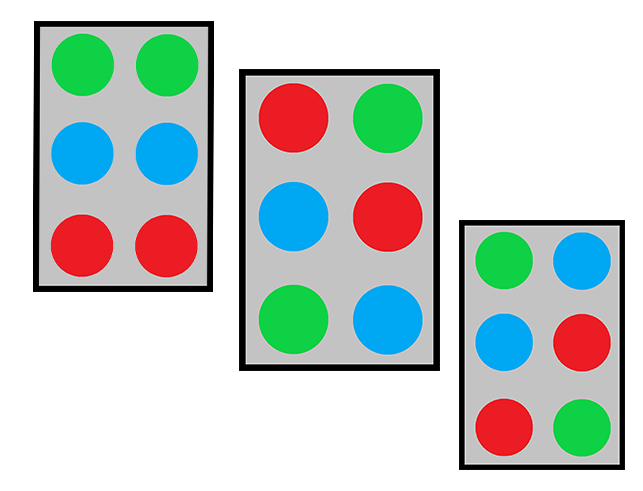
#> input picture test1.png, 643 x 491 px
$ python sdsd.py
#> lines starting #> are read from the running program, lines starting #| are printed output that depends on the picture; after the words box and inside, x2 and y2 are one past the last pixel; in counts of white or black regions, pixels touching at a corner belong together
import cv2
import numpy as np

def nothing(x):
    pass

img=cv2.imread('test1.png')
#> img is the input picture: shape (491, 643, 3); mean B, G, R 202.5, 205.9, 196.7
cv2.namedWindow("TB Hijau")
cv2.createTrackbar("L-H","TB Hijau",0,180,nothing)
cv2.createTrackbar("L-S","TB Hijau",0,255,nothing)
cv2.createTrackbar("L-V","TB Hijau",0,255,nothing)
cv2.createTrackbar("U-H","TB Hijau",180,180,nothing)
cv2.createTrackbar("U-S","TB Hijau",255,255,nothing)
cv2.createTrackbar("U-V","TB Hijau",255,255,nothing)
cv2.namedWindow("TB Merah")
cv2.createTrackbar("L-H","TB Merah",0,180,nothing)
cv2.createTrackbar("L-S","TB Merah",0,255,nothing)
cv2.createTrackbar("L-V","TB Merah",0,255,nothing)
cv2.createTrackbar("U-H","TB Merah",180,180,nothing)
cv2.createTrackbar("U-S","TB Merah",255,255,nothing)
cv2.createTrackbar("U-V","TB Merah",255,255,nothing)
cv2.namedWindow("TB Biru")
cv2.createTrackbar("L-H","TB Biru",0,180,nothing)
cv2.createTrackbar("L-S","TB Biru",0,255,nothing)
cv2.createTrackbar("L-V","TB Biru",0,255,nothing)
cv2.createTrackbar("U-H","TB Biru",180,180,nothing)
cv2.createTrackbar("U-S","TB Biru",255,255,nothing)
cv2.createTrackbar("U-V","TB Biru",255,255,nothing)
while True:
    hsv=cv2.cvtColor(img,cv2.COLOR_BGR2HSV)
#> hsv: shape (491, 643, 3); mean H, S, V 22.6, 43.6, 223.1
    l_hH=cv2.getTrackbarPos("L-H","TB Hijau")
    l_sH=cv2.getTrackbarPos("L-S","TB Hijau")
    l_vH=cv2.getTrackbarPos("L-V","TB Hijau")
    u_hH=cv2.getTrackbarPos("U-H","TB Hijau")
    u_sH=cv2.getTrackbarPos("U-S","TB Hijau")
    u_vH=cv2.getTrackbarPos("U-V","TB Hijau")
    lowerHijau=np.array([l_hH,l_sH,l_vH])
    upperHijau=np.array([u_hH,u_sH,u_vH])
    maskhijau=cv2.inRange(hsv,lowerHijau,upperHijau)
#> maskhijau: shape (491, 643); every value is 255
    cv2.imshow("Mask Hijau",maskhijau)
    kernal = np.ones((25,25),"uint8")
    contours= cv2.findContours(maskhijau, cv2.RETR_EXTERNAL, cv2.CHAIN_APPROX_SIMPLE)[-2]
#> contours = [[[0, 0], [0, 490], [642, 490], [642, 0]]]
    resultImg=(img).copy()
    contour=[]
    for i in range(len(contours)):
        cnt=contours[i]
        (x,y),radius=cv2.minEnclosingCircle(cnt)
        center=(int(x),int(y))
        resultImg=cv2.circle(resultImg,center,int(radius),(255,0,0),3)
        cv2.putText(resultImg,"Hijau",(center),cv2.FONT_HERSHEY_SIMPLEX, 0.7, (255,0,0))
#> this loop made 1 pass
#> (cnt, x, y, radius) on pass 1: ([[0, 0], [0, 490], [642, 490], [642, 0]], 321, 245, 403.8)
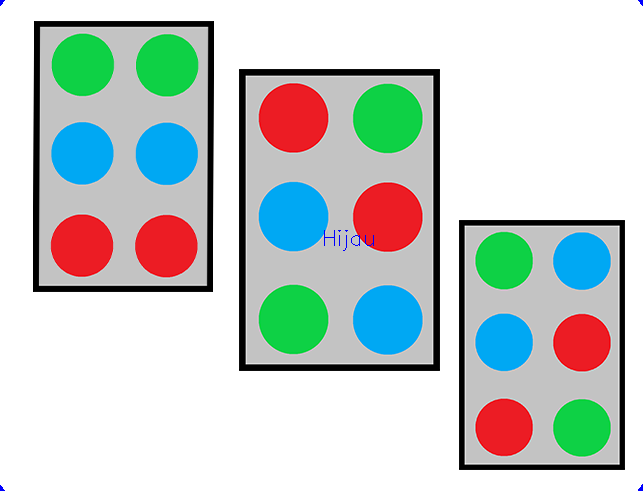
#> resultImg: shape (491, 643, 3); mean B, G, R 202.5, 205.7, 196.6
    ##Warna Merah
    l_hM=cv2.getTrackbarPos("L-H","TB Merah")
#> l_hM = 0
    l_sM=cv2.getTrackbarPos("L-S","TB Merah")
#> l_sM = 0
    l_vM=cv2.getTrackbarPos("L-V","TB Merah")
#> l_vM = 0
    u_hM=cv2.getTrackbarPos("U-H","TB Merah")
#> u_hM = 180
    u_sM=cv2.getTrackbarPos("U-S","TB Merah")
#> u_sM = 255
    u_vM=cv2.getTrackbarPos("U-V","TB Merah")
#> u_vM = 255
    lowerMerah=np.array([l_hM,l_sM,l_vM])
#> lowerMerah = [0, 0, 0]
    upperMerah=np.array([u_hM,u_sM,u_vM])
#> upperMerah = [180, 255, 255]
    maskMerah=cv2.inRange(hsv,lowerMerah,upperMerah)
    cv2.imshow("Mask Merah",maskMerah)
    contours= cv2.findContours(maskMerah, cv2.RETR_EXTERNAL, cv2.CHAIN_APPROX_SIMPLE)[-2]
    resultImg1=(resultImg).copy()
    contour=[]
    for i in range(len(contours)):
        cnt=contours[i]
        (x,y),radius=cv2.minEnclosingCircle(cnt)
        center=(int(x),int(y))
        resultImg1=cv2.circle(resultImg1,center,int(radius),(255,0,0),3)
        cv2.putText(resultImg1,"Merah",(center),cv2.FONT_HERSHEY_SIMPLEX, 0.7, (255,0,0))
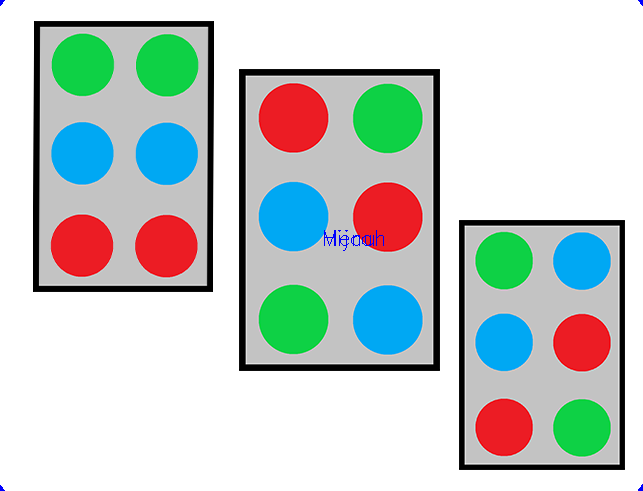
#> resultImg1: shape (491, 643, 3); 0.04% of pixels changed, all inside (x1, y1, x2, y2) = (325, 230, 384, 246)
    #cv2.imshow("image full",resultImg1)
    l_hB=cv2.getTrackbarPos("L-H","TB Biru")
#> l_hB = 0
    l_sB=cv2.getTrackbarPos("L-S","TB Biru")
#> l_sB = 0
    l_vB=cv2.getTrackbarPos("L-V","TB Biru")
#> l_vB = 0
    u_hB=cv2.getTrackbarPos("U-H","TB Biru")
#> u_hB = 180
    u_sB=cv2.getTrackbarPos("U-S","TB Biru")
#> u_sB = 255
    u_vB=cv2.getTrackbarPos("U-V","TB Biru")
#> u_vB = 255
    lowerBiru=np.array([l_hB,l_sB,l_vB])
#> lowerBiru = [0, 0, 0]
    upperBiru=np.array([u_hB,u_sB,u_vB])
#> upperBiru = [180, 255, 255]
    maskBiru=cv2.inRange(hsv,lowerBiru,upperBiru)
    cv2.imshow("Mask Biru",maskBiru)
    contours= cv2.findContours(maskBiru, cv2.RETR_EXTERNAL, cv2.CHAIN_APPROX_SIMPLE)[-2]
    resultImg2=(resultImg1).copy()
    contour=[]
    for i in range(len(contours)):
        cnt=contours[i]
        (x,y),radius=cv2.minEnclosingCircle(cnt)
        center=(int(x),int(y))
        resultImg2=cv2.circle(resultImg2,center,int(radius),(255,0,0),3)
        cv2.putText(resultImg2,"Biru",(center),cv2.FONT_HERSHEY_SIMPLEX, 0.7, (255,0,0))
#> resultImg2: shape (491, 643, 3); 0.02% of pixels changed, all inside (x1, y1, x2, y2) = (325, 230, 362, 246)
    cv2.imshow('Hasil',resultImg2)
    key=cv2.waitKey(1)
#> (key Esc is pressed here)
    if key==27:
        break

cv2.destroyAllWindows()

$ run again, with test2.png copied over test1.png
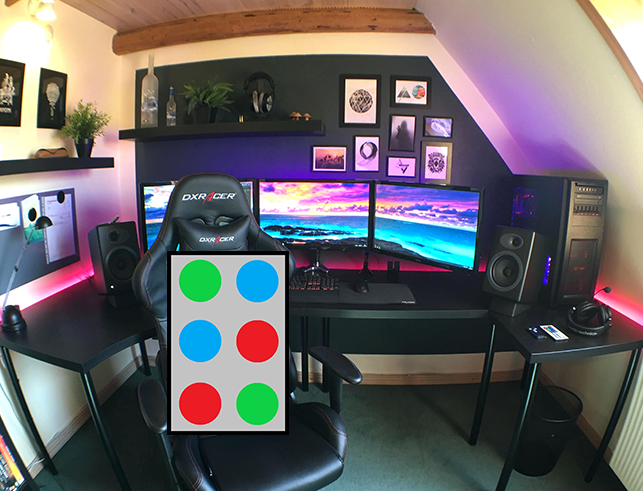
#> input picture test2.png, 643 x 491 px
#> img is the input picture: shape (491, 643, 3); mean B, G, R 102.8, 100.4, 104.5
#> hsv: shape (491, 643, 3); mean H, S, V 76.9, 80.3, 122.6
#> maskhijau: shape (491, 643); every value is 255
#> contours = [[[0, 0], [0, 490], [642, 490], [642, 0]]]
#> the loop `for i in range(len(contours)):` made 1 pass
#> (cnt, x, y, radius) on pass 1: ([[0, 0], [0, 490], [642, 490], [642, 0]], 321, 245, 403.8)
#> after the loop `for i in range(len(contours)):`:
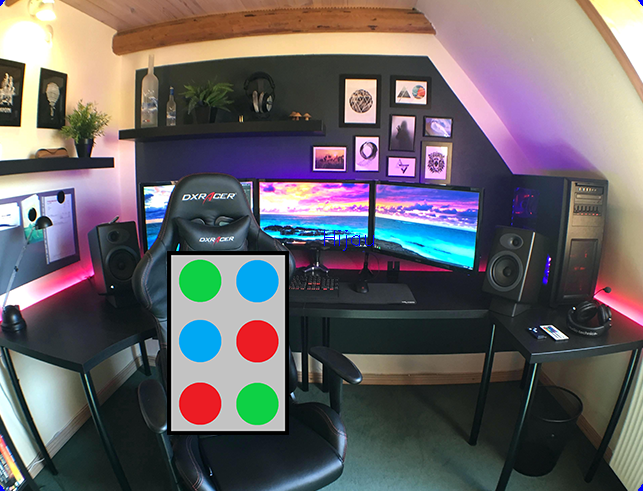
#> resultImg: shape (491, 643, 3); mean B, G, R 102.9, 100.3, 104.4
#> l_hM = 0
#> u_hM = 180
#> u_sM = 255
#> lowerMerah = [0, 0, 0]
#> upperMerah = [180, 255, 255]
#> after the loop `for i in range(len(contours)):`:
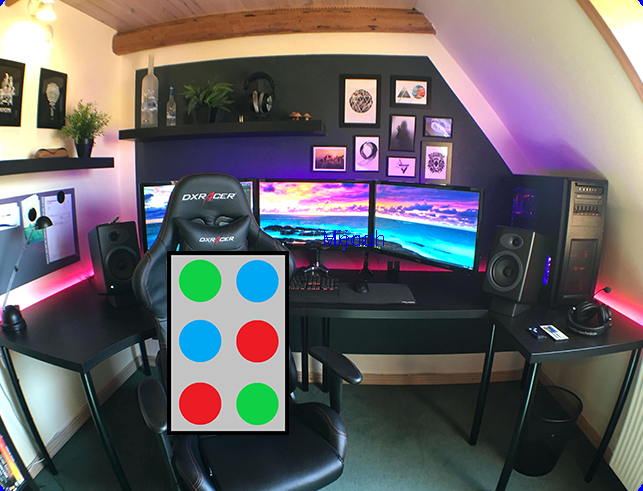
#> resultImg1: shape (491, 643, 3); 0.04% of pixels changed, all inside (x1, y1, x2, y2) = (325, 230, 384, 246)
#> l_hB = 0
#> u_hB = 180
#> u_sB = 255
#> lowerBiru = [0, 0, 0]
#> upperBiru = [180, 255, 255]
